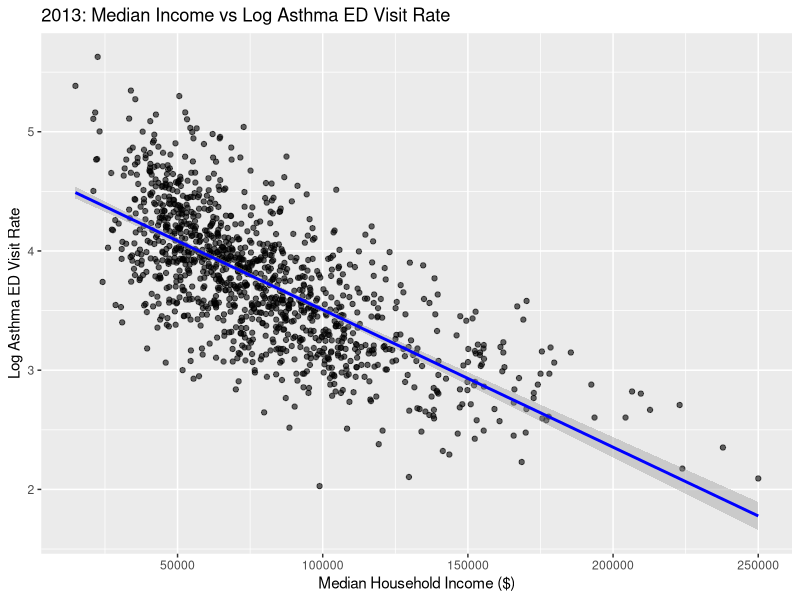
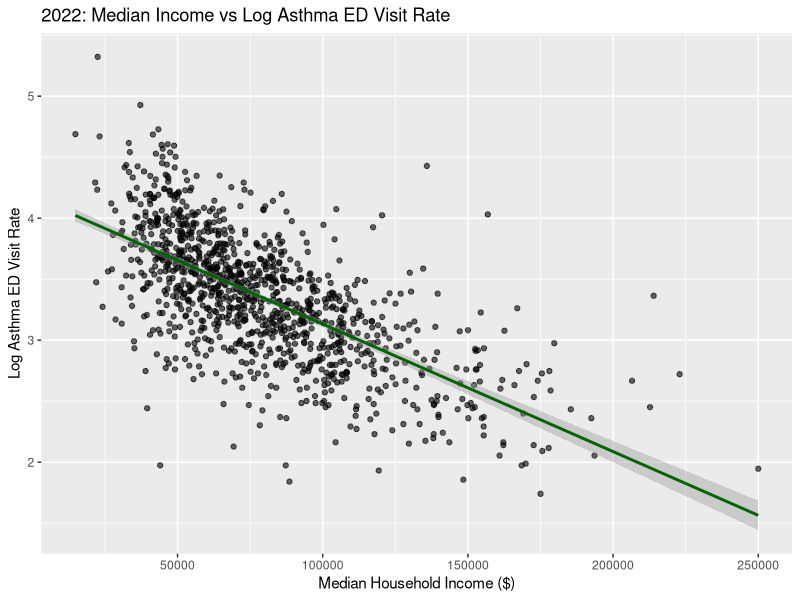
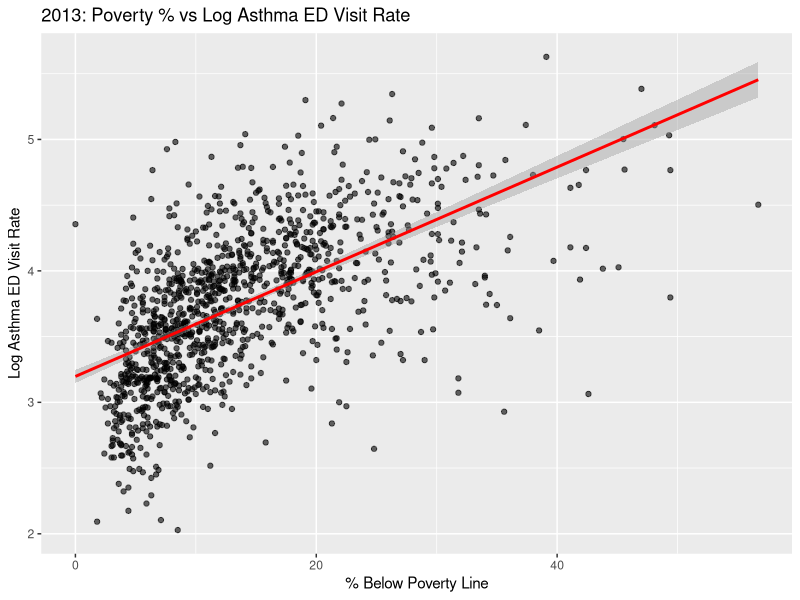
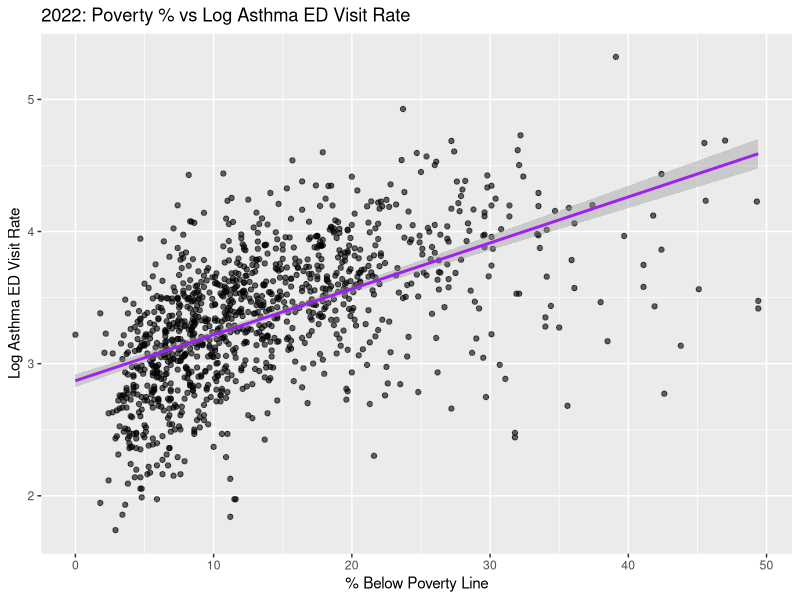
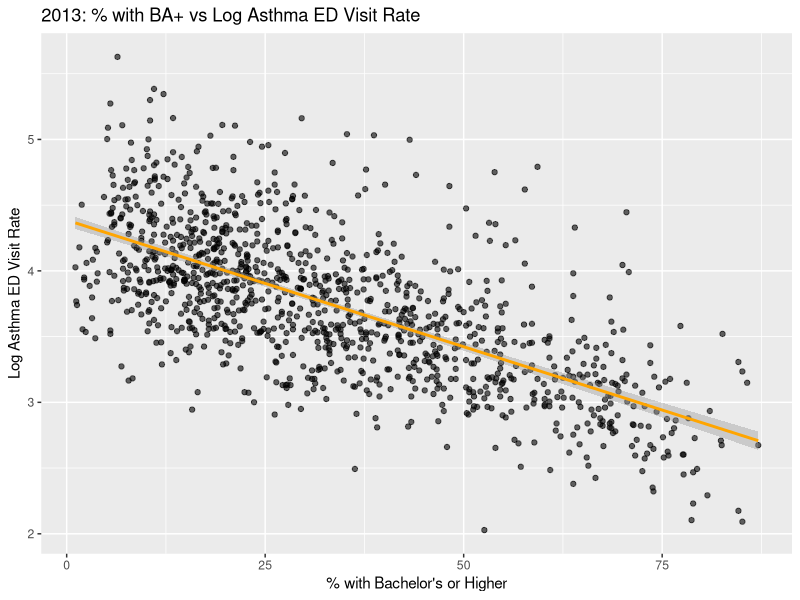
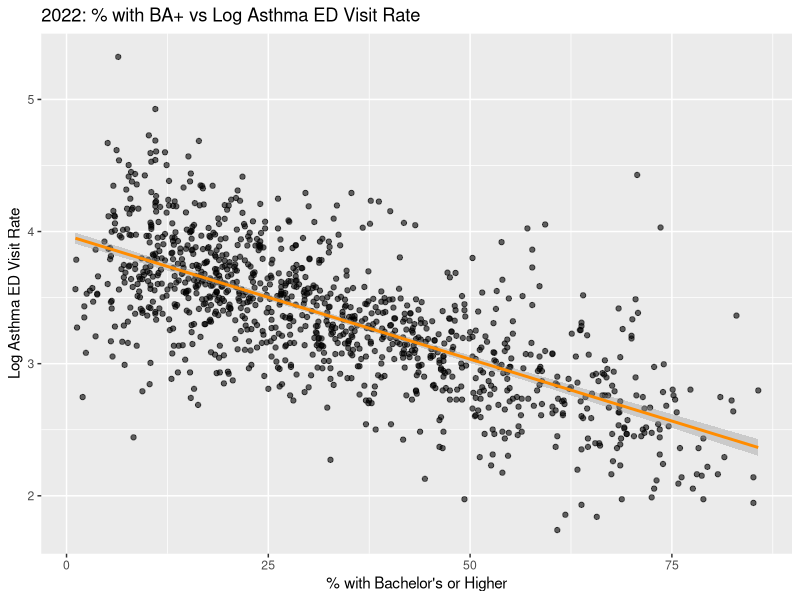
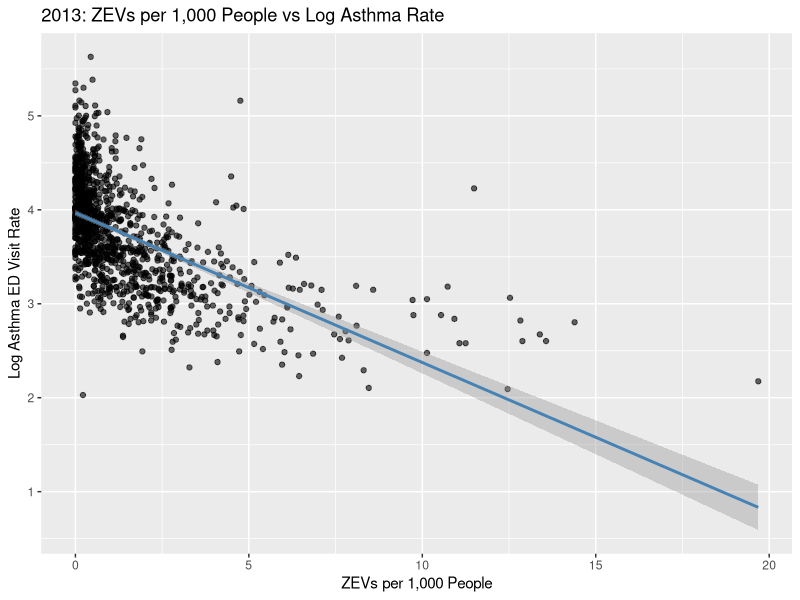
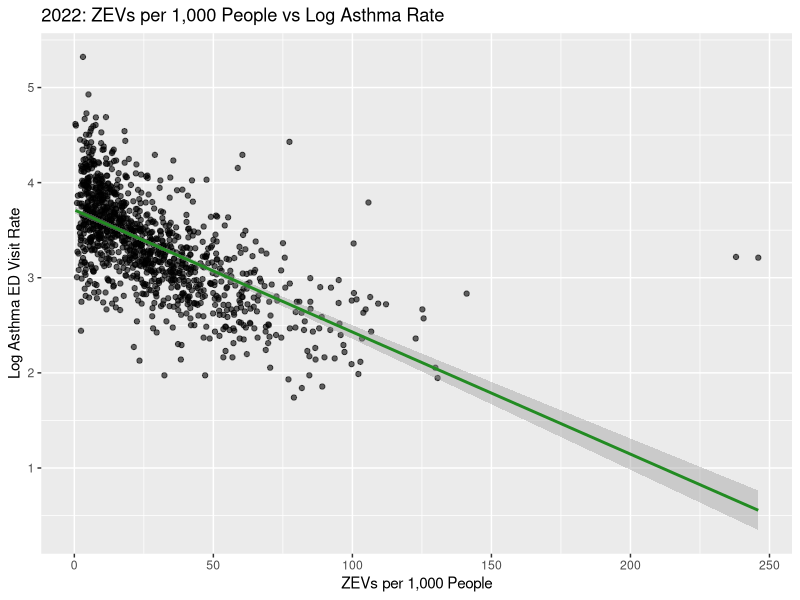

R code for these plots, in order:
## ---- chunk 1
knitr::opts_chunk$set(echo = TRUE)

## ---- chunk 2
library(ggplot2)
library(dplyr) 
getwd()
EV_data <- read.csv("./Data/data_ZEV_asthmaED_2013_2022.csv")
# Income vs. Log Asthma Rate Plot
# For 2013
EV_data$nZEV1000pop <- EV_data$nZEV/EV_data$pop *1000
EV_data$log_AgeAdj_RoA_ED_Visit_Rate <- log(EV_data$Age_Adjusted_Rate_of_Asthma_ED_Visit_Rate)
EV_data_2013 <- EV_data %>% filter( yr == 2013)
EV_data_2022 <- EV_data %>% filter( yr == 2022)
## ---- chunk 3

ggplot(EV_data_2013, aes(x = HHincomeMedian, y = log_AgeAdj_RoA_ED_Visit_Rate)) +
  geom_point(alpha = 0.6) +
  geom_smooth(method = "lm", se = TRUE, color = "blue") +
  labs(
    title = "2013: Median Income vs Log Asthma ED Visit Rate",
    x = "Median Household Income ($)",
    y = "Log Asthma ED Visit Rate"
  )
## ---- chunk 4

# For 2022
ggplot(EV_data_2022, aes(x = HHincomeMedian, y = log_AgeAdj_RoA_ED_Visit_Rate)) +
  geom_point(alpha = 0.6) +
  geom_smooth(method = "lm", se = TRUE, color = "darkgreen") +
  labs(
    title = "2022: Median Income vs Log Asthma ED Visit Rate",
    x = "Median Household Income ($)",
    y = "Log Asthma ED Visit Rate"
  )

## ---- chunk 5

lm(EV_data_2013$log_AgeAdj_RoA_ED_Visit_Rate ~ EV_data_2013$percPoverty   , data = EV_data)
lm(EV_data_2022$log_AgeAdj_RoA_ED_Visit_Rate ~ EV_data_2022$percPoverty, data = EV_data)

#Poverty Percentage vs Log Asthma Rate
# 2013
ggplot(EV_data_2013, aes(x = percPoverty, y = log_AgeAdj_RoA_ED_Visit_Rate)) +
  geom_point(alpha = 0.6) +
  geom_smooth(method = "lm", color = "red") +
  labs(
    title = "2013: Poverty % vs Log Asthma ED Visit Rate",
    x = "% Below Poverty Line",
    y = "Log Asthma ED Visit Rate"
  )

# 2022
ggplot(EV_data_2022, aes(x = percPoverty, y = log_AgeAdj_RoA_ED_Visit_Rate)) +
  geom_point(alpha = 0.6) +
  geom_smooth(method = "lm", color = "purple") +
  labs(
    title = "2022: Poverty % vs Log Asthma ED Visit Rate",
    x = "% Below Poverty Line",
    y = "Log Asthma ED Visit Rate"
  )


## ---- chunk 6
 
EV_data_2013 <- EV_data %>%
  filter( yr == 2013)
lm(EV_data_2013$log_AgeAdj_RoA_ED_Visit_Rate ~ EV_data_2013$EDUCpercBAplus   , data = EV_data)
EV_data_2022 <- EV_data %>%
  filter( yr == 2022)
lm(EV_data_2022$log_AgeAdj_RoA_ED_Visit_Rate ~ EV_data_2022$EDUCpercBAplus, data = EV_data)

#BA Education vs Log Asthma Rate 
# 2013
ggplot(EV_data_2013, aes(x = EDUCpercBAplus, y = log_AgeAdj_RoA_ED_Visit_Rate)) +
  geom_point(alpha = 0.6) +
  geom_smooth(method = "lm", color = "orange") +
  labs(
    title = "2013: % with BA+ vs Log Asthma ED Visit Rate",
    x = "% with Bachelor's or Higher",
    y = "Log Asthma ED Visit Rate"
  )

# 2022
ggplot(EV_data_2022, aes(x = EDUCpercBAplus, y = log_AgeAdj_RoA_ED_Visit_Rate)) +
  geom_point(alpha = 0.6) +
  geom_smooth(method = "lm", color = "darkorange") +
  labs(
    title = "2022: % with BA+ vs Log Asthma ED Visit Rate",
    x = "% with Bachelor's or Higher",
    y = "Log Asthma ED Visit Rate"
  )

## ---- chunk 7
EV_data_2013 <- EV_data %>%
  filter( yr == 2013)
lm(EV_data_2013$log_AgeAdj_RoA_ED_Visit_Rate ~ EV_data_2013$nZEV1000pop   , data = EV_data)
EV_data_2022 <- EV_data %>%
  filter( yr == 2022)
lm(EV_data_2022$log_AgeAdj_RoA_ED_Visit_Rate ~ EV_data_2022$nZEV1000pop , data = EV_data)

# ZEVs per 1,000 vs Log Asthma
# 2013
ggplot(EV_data_2013, aes(x = nZEV1000pop, y = log_AgeAdj_RoA_ED_Visit_Rate)) +
  geom_point(alpha = 0.6) +
  geom_smooth(method = "lm", color = "steelblue") +
  labs(
    title = "2013: ZEVs per 1,000 People vs Log Asthma Rate",
    x = "ZEVs per 1,000 People",
    y = "Log Asthma ED Visit Rate"
  )

# 2022
ggplot(EV_data_2022, aes(x = nZEV1000pop, y = log_AgeAdj_RoA_ED_Visit_Rate)) +
  geom_point(alpha = 0.6) +
  geom_smooth(method = "lm", color = "forestgreen") +
  labs(
    title = "2022: ZEVs per 1,000 People vs Log Asthma Rate",
    x = "ZEVs per 1,000 People",
    y = "Log Asthma ED Visit Rate"
  )


## ---- chunk 8
#Mutli Linear Regression Model 2022

multi_model_2022_poverty <- lm(log_AgeAdj_RoA_ED_Visit_Rate ~ I(nZEV1000pop/10)   +  percPoverty, data= EV_data_2022)

exp(-0.093791) 

(1- 0.910473) *100
## ---- chunk 9
#Mutli Linear Regression Model 2022 No SES

multi_model_2022 <- lm(log_AgeAdj_RoA_ED_Visit_Rate ~ I(nZEV1000pop/10), data= EV_data_2022)

summary(multi_model_2022)

exp(-0.128381)

(1 - 0.8795182) * 100
